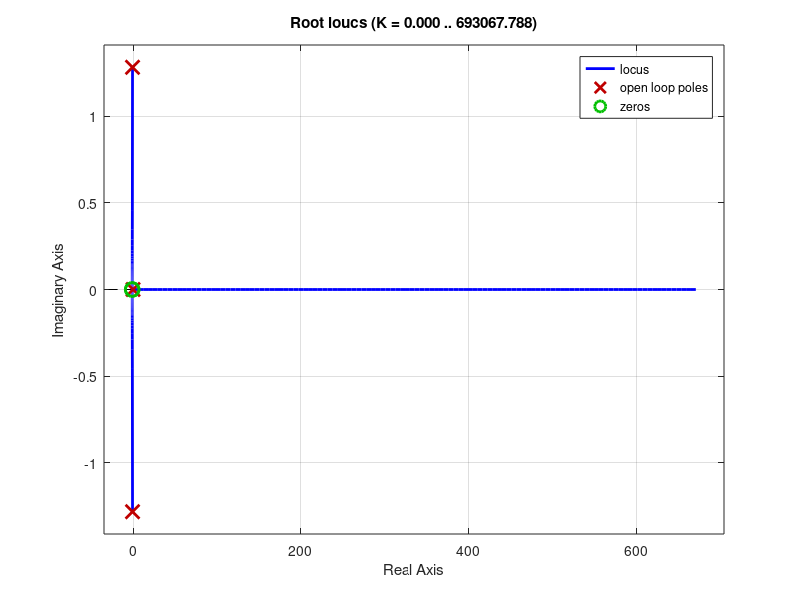
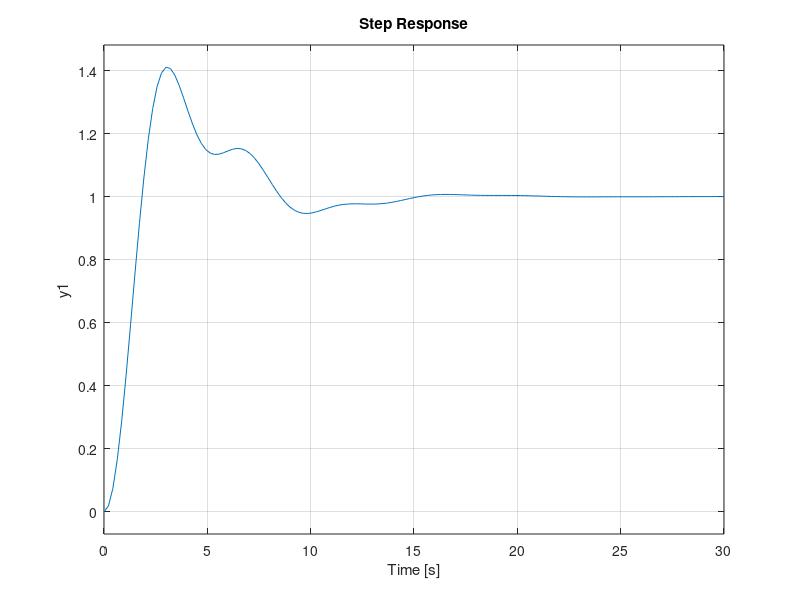

These charts were generated, in order, by the following MATLAB code:
G = tf(-0.01/207, [0.05 0.06 0.1001]);
K = -800
% Desired pole
OS = 0.10; Ts = 4;
zeta = -log(OS)/sqrt(pi^2 + log(OS)^2);
sigma = 4/Ts;
wd = sigma * sqrt(1-zeta^2)/zeta;
sd = -sigma + 1i*wd;

%PI Controller

Cpd = tf([1 1],[1])
Cpi = tf([1 0.9],[1 0])
figure(1)
rlocus(Cpd*G*Cpi)
figure(2)
step(feedback(K*Cpi*G*Cpi,1))